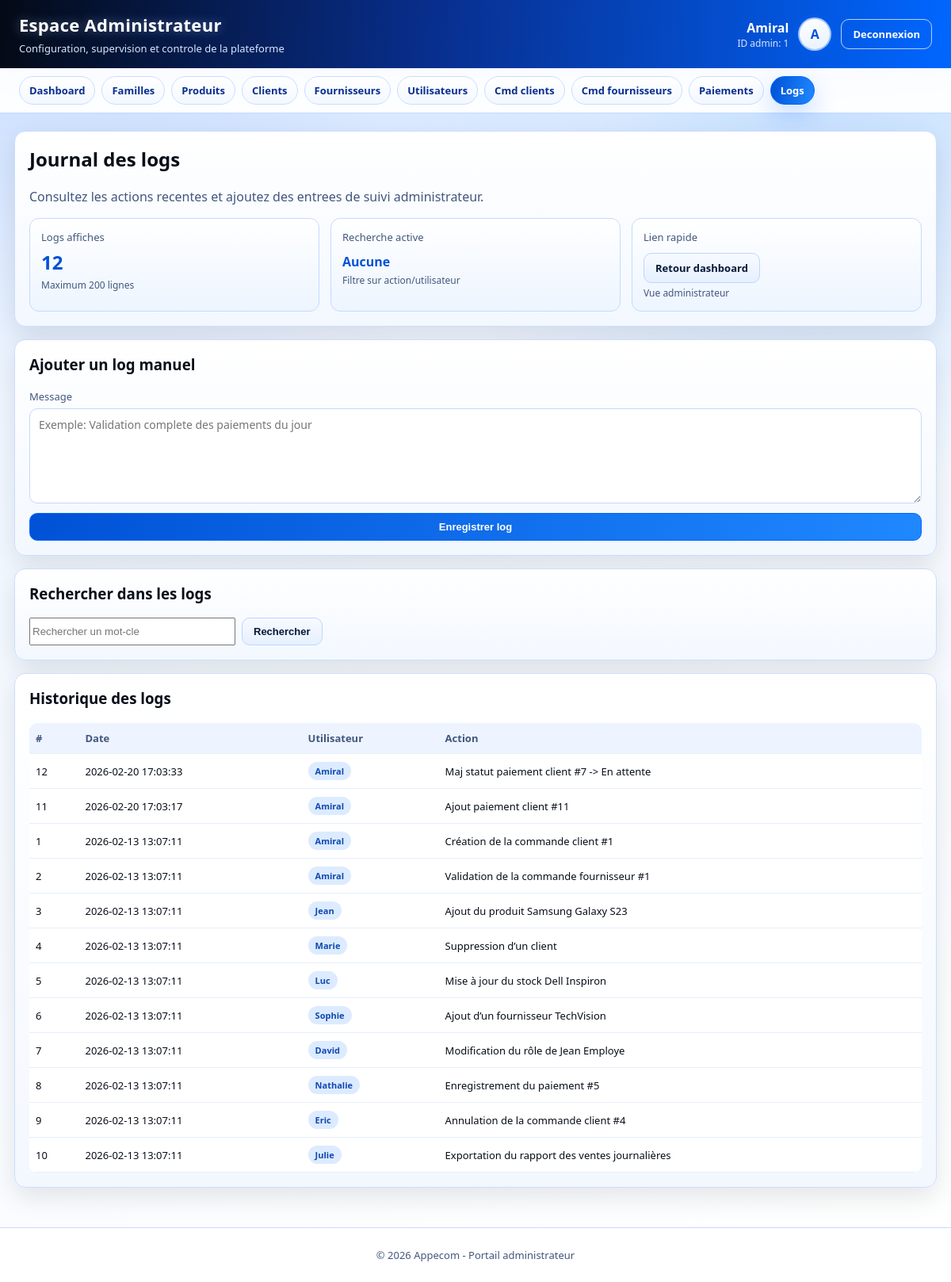
Screenshot of /admin/logs.php (signed in) with the database file from the repository.
### tables this page shows
CREATE TABLE IF NOT EXISTS `utilisateur` (
  `id_utilisateur` int NOT NULL AUTO_INCREMENT,
  `nom` varchar(50) NOT NULL,
  `email` varchar(100) NOT NULL,
  `mot_de_passe` varchar(255) NOT NULL,
  `role` enum('Administrateur','Employe') NOT NULL,
  `created_at` timestamp NULL DEFAULT CURRENT_TIMESTAMP,
  PRIMARY KEY (`id_utilisateur`),
  UNIQUE KEY `email` (`email`)
);

CREATE TABLE IF NOT EXISTS `logs` (
  `id_log` int NOT NULL AUTO_INCREMENT,
  `id_utilisateur` int DEFAULT NULL,
  `action` varchar(255) NOT NULL,
  `date_action` timestamp NULL DEFAULT CURRENT_TIMESTAMP,
  PRIMARY KEY (`id_log`),
  KEY `id_utilisateur` (`id_utilisateur`)
);

### admin/_layout.php (called while the page is built, shortened)
<?php
$adminId = (int) $_SESSION['id_utilisateur'];
$adminName = isset($_SESSION['user']) ? trim((string) $_SESSION['user']) : 'Administrateur';
$dbPath = __DIR__ . '/../connexion_bd/connexion_bd.php';
if (file_exists($dbPath)) {
    if (isset($conn) && $conn instanceof mysqli) {
        $adminDb = $conn;
        $roleStmt = $adminDb->prepare('SELECT role, nom FROM Utilisateur WHERE id_utilisateur = ? LIMIT 1');
        if ($roleStmt) {
            $roleStmt->bind_param('i', $adminId);
            if ($roleStmt->execute()) {
                $roleResult = $roleStmt->get_result();
                $roleRow = $roleResult ? $roleResult->fetch_assoc() : null;
                if (!empty($roleRow['nom'])) {
                    $adminName = trim((string) $roleRow['nom']);
                }
            }
        }
    } else {
        $adminDbError = 'Connexion base indisponible.';
    }
} else {
    $adminDbError = 'Fichier de connexion base introuvable.';
}
$parts = preg_split('/\s+/', $adminName);
$adminInitials = '';
if (is_array($parts)) {
    foreach (array_slice($parts, 0, 2) as $part) {
        if ($part !== '') {
            $adminInitials .= strtoupper(substr($part, 0, 1));
        }
    }
}
$adminNav = [
    ['key' => 'dashboard', 'label' => 'Dashboard', 'href' => '../fonction_interne/dashboard_admin.php'],
    ['key' => 'familles', 'label' => 'Familles', 'href' => 'familles.php'],
    ['key' => 'produits', 'label' => 'Produits', 'href' => 'produits.php'],
    ['key' => 'clients', 'label' => 'Clients', 'href' => 'clients.php'],
    ['key' => 'fournisseurs', 'label' => 'Fournisseurs', 'href' => 'fournisseurs.php'],
    ['key' => 'utilisateurs', 'label' => 'Utilisateurs', 'href' => 'utilisateurs.php'],
    ['key' => 'commande_client', 'label' => 'Cmd clients', 'href' => 'commande_client.php'],
    ['key' => 'commande_fournisseur', 'label' => 'Cmd fournisseurs', 'href' => 'commande_fournisseur.php'],
    ['key' => 'paiement_client', 'label' => 'Paiements', 'href' => 'paiement_client.php'],
    ['key' => 'logs', 'label' => 'Logs', 'href' => 'logs.php'],
];
function admin_h($value)
{
    return htmlspecialchars((string) $value, ENT_QUOTES, 'UTF-8');
}

### admin/logs.php (the view, shortened to what this page needs)
<?php
require __DIR__ . '/_layout.php';
$activePage = 'logs';
$search = trim((string) ($_GET['q'] ?? ''));
$logs = [];
if ($adminDb instanceof mysqli) {
    if ($search !== '') {
        $stmt = $adminDb->prepare('SELECT l.id_log, l.date_action, l.action, u.nom AS user_nom FROM Logs l LEFT JOIN Utilisateur u ON u.id_utilisateur = l.id_utilisateur WHERE l.action LIKE ? OR u.nom LIKE ? ORDER BY l.date_action DESC LIMIT 200');
        if ($stmt) {
            $pattern = '%' . $search . '%';
            $stmt->bind_param('ss', $pattern, $pattern);
            if ($stmt->execute()) {
                $res = $stmt->get_result();
                while ($res && $row = $res->fetch_assoc()) {
                    $logs[] = $row;
                }
            }
            $stmt->close();
        }
    } else {
        $res = $adminDb->query('SELECT l.id_log, l.date_action, l.action, u.nom AS user_nom FROM Logs l LEFT JOIN Utilisateur u ON u.id_utilisateur = l.id_utilisateur ORDER BY l.date_action DESC LIMIT 200');
        if ($res) {
            while ($row = $res->fetch_assoc()) {
                $logs[] = $row;
            }
        }
    }
}
include __DIR__ . '/_header.php';
?>
<section class="panel">
  <h2>Journal des logs</h2>
  <p class="muted">Consultez les actions recentes et ajoutez des entrees de suivi administrateur.</p>
  <div class="grid-3" style="margin-top:12px;">
    <article class="stat">
      <div class="label">Logs affiches</div>
      <div class="value"><?php echo count($logs); ?></div>
      <div class="sub">Maximum 200 lignes</div>
    </article>
    <article class="stat">
      <div class="label">Recherche active</div>
      <div class="value" style="font-size:16px; margin-top:11px;"><?php echo $search !== '' ? admin_h($search) : 'Aucune'; ?></div>
      <div class="sub">Filtre sur action/utilisateur</div>
    </article>
    <article class="stat">
      <div class="label">Lien rapide</div>
      <div class="value" style="font-size:16px; margin-top:11px;"><a href="../fonction_interne/dashboard_admin.php" class="btn btn-secondary">Retour dashboard</a></div>
      <div class="sub">Vue administrateur</div>
    </article>
  </div>
</section>
<section class="panel">
  <h3>Ajouter un log manuel</h3>
  <form method="post" class="form-grid" style="margin-top:12px;">
    <div class="field">
      <label>Message</label>
      <textarea name="message" maxlength="255" placeholder="Exemple: Validation complete des paiements du jour" required></textarea>
    </div>
    <button type="submit" class="btn">Enregistrer log</button>
  </form>
</section>
<section class="panel">
  <h3>Rechercher dans les logs</h3>
  <form method="get" class="actions-row" style="margin-top:12px;">
    <input type="text" name="q" value="<?php echo admin_h($search); ?>" placeholder="Rechercher un mot-cle" style="min-width:260px;">
    <button type="submit" class="btn btn-secondary">Rechercher</button>
  </form>
</section>
<section class="panel">
  <h3>Historique des logs</h3>
  <?php if (!empty($logs)): ?>
    <div class="table-wrap">
      <table>
        <thead>
          <tr>
            <th>#</th>
            <th>Date</th>
            <th>Utilisateur</th>
            <th>Action</th>
          </tr>
        </thead>
        <tbody>
          <?php foreach ($logs as $log): ?>
            <tr>
              <td><?php echo (int) $log['id_log']; ?></td>
              <td><?php echo admin_h($log['date_action']); ?></td>
              <td><span class="badge info"><?php echo admin_h($log['user_nom'] ?: 'Systeme'); ?></span></td>
              <td><?php echo admin_h($log['action']); ?></td>
            </tr>
          <?php endforeach; ?>
        </tbody>
      </table>
    </div>
  <?php else: ?>
    <div class="empty-state">Aucun log trouve.</div>
  <?php endif; ?>
</section>
<?php include __DIR__ . '/_footer.php'; ?>

### admin/_header.php (shortened to what this page needs)
<!DOCTYPE html>
<html lang="fr">
<head>
  <link rel="stylesheet" href="admin-theme.css">
</head>
<body>
  <div class="site-shell">
    <header class="topbar">
      <div class="brand">
        <h1>Espace Administrateur</h1>
        <p>Configuration, supervision et controle de la plateforme</p>
      </div>
      <div class="identity">
        <div>
          <div class="identity-name"><?php echo admin_h($adminName); ?></div>
          <div class="identity-sub">ID admin: <?php echo (int) $adminId; ?></div>
        </div>
        <div class="avatar"><?php echo admin_h($adminInitials); ?></div>
        <a href="../fonction_interne/logout.php" class="btn btn-outline">Deconnexion</a>
      </div>
    </header>
    <nav class="main-nav">
      <?php foreach ($adminNav as $item): ?>
        <a class="nav-link <?php echo $activePage === $item['key'] ? 'active' : ''; ?>" href="<?php echo admin_h($item['href']); ?>">
          <?php echo admin_h($item['label']); ?>
        </a>
      <?php endforeach; ?>
    </nav>
    <main class="page-wrap">

### rows the page displays
utilisateur: nom "Amiral"
logs: id_log "12", date_action "2026-02-20 17:03:33", id_utilisateur.nom "Amiral", action "Maj statut paiement client #7 -> En attente"
logs: id_log "11", date_action "2026-02-20 17:03:17", id_utilisateur.nom "Amiral", action "Ajout paiement client #11"
logs: id_log "1", date_action "2026-02-13 13:07:11", id_utilisateur.nom "Amiral", action "Création de la commande client #1"
logs: id_log "2", date_action "2026-02-13 13:07:11", id_utilisateur.nom "Amiral", action "Validation de la commande fournisseur #1"
logs: id_log "3", date_action "2026-02-13 13:07:11", id_utilisateur.nom "Jean", action "Ajout du produit Samsung Galaxy S23"
logs: id_log "4", date_action "2026-02-13 13:07:11", id_utilisateur.nom "Marie", action "Suppression d’un client"
logs: id_log "5", date_action "2026-02-13 13:07:11", id_utilisateur.nom "Luc", action "Mise à jour du stock Dell Inspiron"
logs: id_log "6", date_action "2026-02-13 13:07:11", id_utilisateur.nom "Sophie", action "Ajout d’un fournisseur TechVision"
logs: id_log "7", date_action "2026-02-13 13:07:11", id_utilisateur.nom "David", action "Modification du rôle de Jean Employe"
logs: id_log "8", date_action "2026-02-13 13:07:11", id_utilisateur.nom "Nathalie", action "Enregistrement du paiement #5"
logs: id_log "9", date_action "2026-02-13 13:07:11", id_utilisateur.nom "Eric", action "Annulation de la commande client #4"
logs: id_log "10", date_action "2026-02-13 13:07:11", id_utilisateur.nom "Julie", action "Exportation du rapport des ventes journalières"

### other values shown
$adminId "1"
admin_h($adminInitials) "A"
admin_h($item['label']) "Dashboard"
admin_h($item['label']) "Familles"
admin_h($item['label']) "Produits"
admin_h($item['label']) "Clients"
admin_h($item['label']) "Fournisseurs"
admin_h($item['label']) "Utilisateurs"
admin_h($item['label']) "Cmd clients"
admin_h($item['label']) "Cmd fournisseurs"
admin_h($item['label']) "Paiements"
admin_h($item['label']) "Logs"
count($logs) "12"
